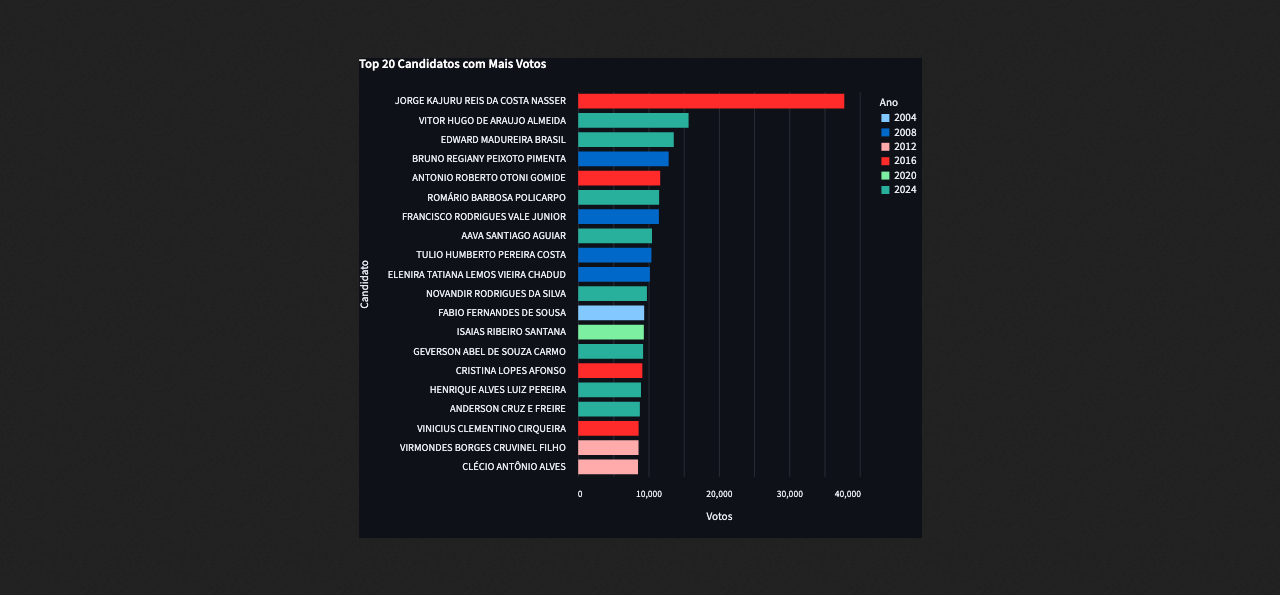

Generate this figure with Python:
import streamlit as st
import pandas as pd
import altair as alt
from io import BytesIO
import unicodedata

# ========= Função para normalizar texto =========
def normalizar(texto):
    if pd.isna(texto):
        return ""
    return unicodedata.normalize("NFKD", texto).encode("ASCII", "ignore").decode("utf-8").lower()

# ========= Carrega os dados =========
df = pd.read_csv("vereadores_go_2004_2024.csv")
df["municipio_normalizado"] = df["municipio"].apply(normalizar)

# ========= Opções únicas =========
anos = sorted(df["ano"].unique())
estados = sorted(df["estado"].dropna().unique())
partidos = sorted(df["partido"].dropna().unique())
situacoes = sorted(df["situacao"].dropna().unique())

# Mapeia municípios normalizados para o nome com acento mais comum
municipios_dict = df.drop_duplicates(subset="municipio_normalizado")\
    .set_index("municipio_normalizado")["municipio"].to_dict()
municipios_opcoes = list(municipios_dict.values())

# ========= Limpar Filtros =========
if "limpar" not in st.session_state:
    st.session_state["limpar"] = False

if st.button("🔄 Limpar Filtros"):
    st.session_state["limpar"] = True
    st.rerun()

# ========= Formulário de Filtros =========
with st.form(key="filtros_form"):
    col1, col2 = st.columns(2)
    ano_sel = col1.multiselect("Ano", anos, key="ano_sel", default=[] if st.session_state["limpar"] else None)
    estado_sel = col2.multiselect("Estado", estados, key="estado_sel", default=[] if st.session_state["limpar"] else None)

    col3, col4 = st.columns(2)
    mun_sel_display = col3.multiselect("Município", municipios_opcoes, key="mun_sel", default=[] if st.session_state["limpar"] else None)
    partido_sel = col4.multiselect("Partido", partidos, key="partido_sel", default=[] if st.session_state["limpar"] else None)

    situacao_sel = st.multiselect("Situação", situacoes, key="situacao_sel", default=[] if st.session_state["limpar"] else None)

    aplicar = st.form_submit_button("✅ Aplicar Filtros")

st.session_state["limpar"] = False

# ========= Filtro Aplicado =========
df_filtrado = df.copy()
if "ano_sel" in st.session_state and st.session_state["ano_sel"]:
    df_filtrado = df_filtrado[df_filtrado["ano"].isin(st.session_state["ano_sel"])]
if "estado_sel" in st.session_state and st.session_state["estado_sel"]:
    df_filtrado = df_filtrado[df_filtrado["estado"].isin(st.session_state["estado_sel"])]
if "mun_sel" in st.session_state and st.session_state["mun_sel"]:
    mun_sel_norm = [normalizar(m) for m in st.session_state["mun_sel"]]
    df_filtrado = df_filtrado[df_filtrado["municipio_normalizado"].isin(mun_sel_norm)]
if "partido_sel" in st.session_state and st.session_state["partido_sel"]:
    df_filtrado = df_filtrado[df_filtrado["partido"].isin(st.session_state["partido_sel"])]
if "situacao_sel" in st.session_state and st.session_state["situacao_sel"]:
    df_filtrado = df_filtrado[df_filtrado["situacao"].isin(st.session_state["situacao_sel"])]

# ========= Título =========
st.title(":bar_chart: Vereadores Eleitos – Goiás (2004–2024)")

# ========= Tabela 1: Candidatos =========
st.subheader(":clipboard: Lista de Candidatos Filtrados")
st.dataframe(df_filtrado)

excel_1 = BytesIO()
df_filtrado.to_excel(excel_1, index=False, sheet_name="Candidatos")
excel_1.seek(0)
st.download_button("⬇️ Baixar Candidatos", data=excel_1.getvalue(),
                   file_name="candidatos_filtrados.xlsx", mime="application/vnd.openxmlformats-officedocument.spreadsheetml.sheet")

# ========= Tabela 2: Votos por Candidato =========
st.subheader(":bust_in_silhouette: Votos por Candidato")
votos_vereador = df_filtrado.groupby(["ano", "municipio", "nome"])["votos"].sum().reset_index()
votos_vereador = votos_vereador.sort_values(by="votos", ascending=False)
st.dataframe(votos_vereador)

excel_2 = BytesIO()
votos_vereador.to_excel(excel_2, index=False, sheet_name="Votos por Candidato")
excel_2.seek(0)
st.download_button("⬇️ Baixar Votos por Candidato", data=excel_2.getvalue(),
                   file_name="votos_por_candidato.xlsx", mime="application/vnd.openxmlformats-officedocument.spreadsheetml.sheet")

chart_v = alt.Chart(votos_vereador.head(20)).mark_bar().encode(
    x="votos:Q",
    y=alt.Y("nome:N", sort="-x"),
    color="ano:N",
    tooltip=["ano", "municipio", "nome", "votos"]
).properties(height=500, title="Top 20 Candidatos com Mais Votos")
st.altair_chart(chart_v, use_container_width=True)

# ========= Tabela 3: Votos por Partido =========
st.subheader(":classical_building: Votos por Partido")
votos_partido = df_filtrado.groupby(["ano", "partido"])["votos"].sum().reset_index()
votos_partido = votos_partido.sort_values(by="votos", ascending=False)
st.dataframe(votos_partido)

excel_3 = BytesIO()
votos_partido.to_excel(excel_3, index=False, sheet_name="Votos por Partido")
excel_3.seek(0)
st.download_button("⬇️ Baixar Votos por Partido", data=excel_3.getvalue(),
                   file_name="votos_por_partido.xlsx", mime="application/vnd.openxmlformats-officedocument.spreadsheetml.sheet")

chart_p = alt.Chart(votos_partido.head(20)).mark_bar().encode(
    x="votos:Q",
    y=alt.Y("partido:N", sort="-x"),
    color="ano:N",
    tooltip=["ano", "partido", "votos"]
).properties(height=400, title="Votos por Partido")
st.altair_chart(chart_p, use_container_width=True)
